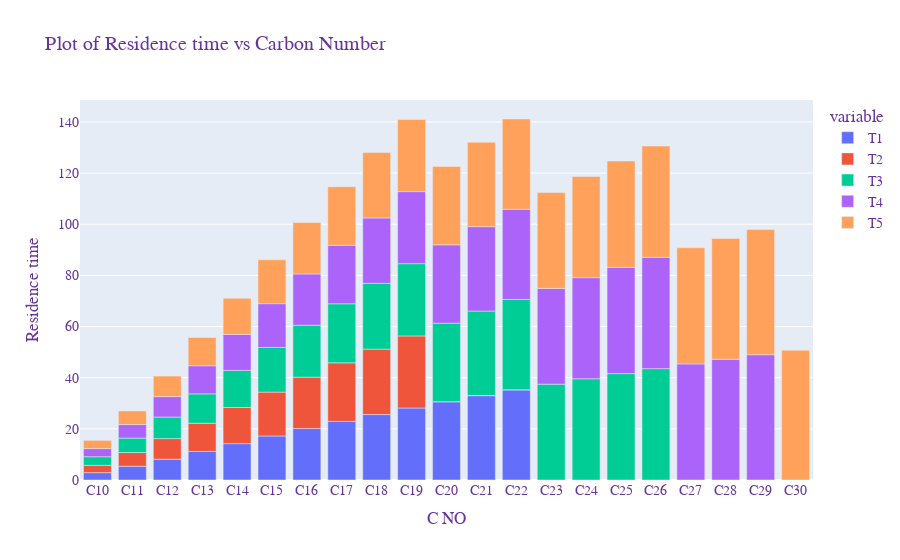

The cell this chart's notebook holds for it:
### Code cell
fig = px.bar(doil, x="C NO", y=["T1","T2","T3","T4","T5"], 
              labels={"value": "Residence time"}, title="Plot of Residence time vs Carbon Number")

fig.update_layout(
    
    font=dict(
        family="Courier New, monospace",
        size=14,
        color="RebeccaPurple")
    )
fig.show()

### Figure 1 — Plotly figure (JSON) as saved in the notebook; plotly's stock layout.template omitted (floating-point values rounded to 4 significant figures)
{"data": [{"alignmentgroup": "True", "hovertemplate": "variable=T1<br>C NO=%{x}<br>Residence time=%{y}<extra></extra>", "legendgroup": "T1", "marker": {"color": "#636efa"}, "name": "T1", "offsetgroup": "T1", "orientation": "v", "showlegend": true, "textposition": "auto", "type": "bar", "x": ["C10", "C11", "C12", "C13", "C14", "C15", "C16", "C17", "C18", "C19", "C20", "C21", "C22", "C23", "C24", "C25", "C26", "C27", "C28", "C29", "C30"], "xaxis": "x", "y": [2.87, 5.39, 8.14, 11.16, 14.22, 17.22, 20.11, 22.91, 25.58, 28.15, 30.62, 33, 35.27, 0, 0, 0, 0, 0, 0, 0, 0], "yaxis": "y"}, {"alignmentgroup": "True", "hovertemplate": "variable=T2<br>C NO=%{x}<br>Residence time=%{y}<extra></extra>", "legendgroup": "T2", "marker": {"color": "#EF553B"}, "name": "T2", "offsetgroup": "T2", "orientation": "v", "showlegend": true, "textposition": "auto", "type": "bar", "x": ["C10", "C11", "C12", "C13", "C14", "C15", "C16", "C17", "C18", "C19", "C20", "C21", "C22", "C23", "C24", "C25", "C26", "C27", "C28", "C29", "C30"], "xaxis": "x", "y": [2.86, 5.34, 8.05, 11.05, 14.12, 17.14, 20.08, 22.9, 25.59, 28.18, 0, 0, 0, 0, 0, 0, 0, 0, 0, 0, 0], "yaxis": "y"}, {"alignmentgroup": "True", "hovertemplate": "variable=T3<br>C NO=%{x}<br>Residence time=%{y}<extra></extra>", "legendgroup": "T3", "marker": {"color": "#00cc96"}, "name": "T3", "offsetgroup": "T3", "orientation": "v", "showlegend": true, "textposition": "auto", "type": "bar", "x": ["C10", "C11", "C12", "C13", "C14", "C15", "C16", "C17", "C18", "C19", "C20", "C21", "C22", "C23", "C24", "C25", "C26", "C27", "C28", "C29", "C30"], "xaxis": "x", "y": [3.37, 5.65, 8.42, 11.47, 14.5, 17.47, 20.31, 23.08, 25.72, 28.26, 30.7, 33.05, 35.31, 37.48, 39.57, 41.59, 43.54, 0, 0, 0, 0], "yaxis": "y"}, {"alignmentgroup": "True", "hovertemplate": "variable=T4<br>C NO=%{x}<br>Residence time=%{y}<extra></extra>", "legendgroup": "T4", "marker": {"color": "#ab63fa"}, "name": "T4", "offsetgroup": "T4", "orientation": "v", "showlegend": true, "textposition": "auto", "type": "bar", "x": ["C10", "C11", "C12", "C13", "C14", "C15", "C16", "C17", "C18", "C19", "C20", "C21", "C22", "C23", "C24", "C25", "C26", "C27", "C28", "C29", "C30"], "xaxis": "x", "y": [3.18, 5.29, 7.99, 10.99, 14.08, 17.11, 20.06, 22.87, 25.56, 28.15, 30.62, 32.99, 35.26, 37.43, 39.53, 41.55, 43.51, 45.39, 47.21, 48.98, 0], "yaxis": "y"}, {"alignmentgroup": "True", "hovertemplate": "variable=T5<br>C NO=%{x}<br>Residence time=%{y}<extra></extra>", "legendgroup": "T5", "marker": {"color": "#FFA15A"}, "name": "T5", "offsetgroup": "T5", "orientation": "v", "showlegend": true, "textposition": "auto", "type": "bar", "x": ["C10", "C11", "C12", "C13", "C14", "C15", "C16", "C17", "C18", "C19", "C20", "C21", "C22", "C23", "C24", "C25", "C26", "C27", "C28", "C29", "C30"], "xaxis": "x", "y": [3.21, 5.33, 8.03, 11.03, 14.11, 17.14, 20.08, 22.9, 25.59, 28.18, 30.64, 33.01, 35.29, 37.46, 39.55, 41.56, 43.52, 45.4, 47.22, 48.98, 50.75], "yaxis": "y"}], "layout": {"autosize": true, "barmode": "relative", "font": {"color": "RebeccaPurple", "family": "Courier New, monospace", "size": 14}, "legend": {"title": {"text": "variable"}, "tracegroupgap": 0}, "title": {"text": "Plot of Residence time vs Carbon Number"}, "xaxis": {"anchor": "y", "autorange": true, "domain": [0, 1], "range": [-0.5, 20.5], "title": {"text": "C NO"}, "type": "category"}, "yaxis": {"anchor": "x", "autorange": true, "domain": [0, 1], "range": [0, 148.6], "title": {"text": "Residence time"}, "type": "linear"}}}
